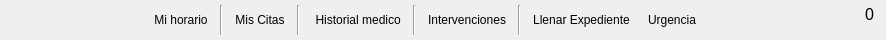
         <widget class="QWidget" name="widget_opcionesPerfilDoctor" native="true">
          <property name="minimumSize">
           <size>
            <width>886</width>
            <height>40</height>
           </size>
          </property>
          <property name="maximumSize">
           <size>
            <width>16777215</width>
            <height>40</height>
           </size>
          </property>
          <property name="styleSheet">
           <string notr="true">QPushButton{
	background-color: transparent;
	border-radius:6px;
	color: black;
	padding:6px;
	text-decoration:none;
}
QPushButton:hover{
	background: rgb(111, 157, 183);
	color: white;
}
QPushButton:focus{
	background: rgb(51, 97, 123);
	color: rgb(255, 255, 255);
}</string>
          </property>
          <layout class="QHBoxLayout" name="horizontalLayout_28">
           <property name="topMargin">
            <number>5</number>
           </property>
           <property name="bottomMargin">
            <number>5</number>
           </property>
           <item>
            <spacer name="horizontalSpacer_36">
             <property name="orientation">
              <enum>Qt::Horizontal</enum>
             </property>
             <property name="sizeHint" stdset="0">
              <size>
               <width>40</width>
               <height>20</height>
              </size>
             </property>
            </spacer>
           </item>
           <item>
            <widget class="QPushButton" name="pushButton_horarioDoc">
             <property name="text">
              <string>Mi horario</string>
             </property>
            </widget>
           </item>
           <item>
            <widget class="Line" name="line_10">
             <property name="orientation">
              <enum>Qt::Vertical</enum>
             </property>
            </widget>
           </item>
           <item>
            <widget class="QPushButton" name="pb_rechazarCitas">
             <property name="text">
              <string>Mis Citas</string>
             </property>
            </widget>
           </item>
           <item>
            <widget class="Line" name="line_12">
             <property name="orientation">
              <enum>Qt::Vertical</enum>
             </property>
            </widget>
           </item>
           <item>
            <widget class="QPushButton" name="pushButton_historial">
             <property name="text">
              <string> Historial medico</string>
             </property>
            </widget>
           </item>
           <item>
            <widget class="Line" name="line_7">
             <property name="orientation">
              <enum>Qt::Vertical</enum>
             </property>
            </widget>
           </item>
           <item>
            <widget class="QPushButton" name="pb_inter">
             <property name="text">
              <string>Intervenciones</string>
             </property>
            </widget>
           </item>
           <item>
            <widget class="Line" name="line_14">
             <property name="orientation">
              <enum>Qt::Vertical</enum>
             </property>
            </widget>
           </item>
           <item>
            <widget class="QPushButton" name="pushButton_4">
             <property name="text">
              <string>Llenar Expediente</string>
             </property>
            </widget>
           </item>
           <item>
            <widget class="QPushButton" name="pb_urg">
             <property name="text">
              <string>Urgencia</string>
             </property>
            </widget>
           </item>
           <item>
            <spacer name="horizontalSpacer_37">
             <property name="orientation">
              <enum>Qt::Horizontal</enum>
             </property>
             <property name="sizeHint" stdset="0">
              <size>
               <width>40</width>
               <height>20</height>
              </size>
             </property>
            </spacer>
           </item>
           <item>
            <widget class="QWidget" name="widget_11" native="true">
             <property name="minimumSize">
              <size>
               <width>30</width>
               <height>30</height>
              </size>
             </property>
             <widget class="QPushButton" name="butonNotifi_4">
              <property name="geometry">
               <rect>
                <x>0</x>
                <y>0</y>
                <width>30</width>
                <height>30</height>
               </rect>
              </property>
              <property name="minimumSize">
               <size>
                <width>30</width>
                <height>30</height>
               </size>
              </property>
              <property name="maximumSize">
               <size>
                <width>30</width>
                <height>30</height>
               </size>
              </property>
              <property name="styleSheet">
               <string notr="true">background-color:transparent;</string>
              </property>
              <property name="text">
               <string/>
              </property>
              <property name="icon">
               <iconset resource="imgs/imgs.qrc">
                <normaloff>:/imgs/notification2.png</normaloff>:/imgs/notification2.png</iconset>
              </property>
              <property name="iconSize">
               <size>
                <width>30</width>
                <height>30</height>
               </size>
              </property>
             </widget>
             <widget class="QLabel" name="notificacionL_4">
              <property name="geometry">
               <rect>
                <x>20</x>
                <y>0</y>
                <width>15</width>
                <height>20</height>
               </rect>
              </property>
              <property name="minimumSize">
               <size>
                <width>15</width>
                <height>20</height>
               </size>
              </property>
              <property name="maximumSize">
               <size>
                <width>15</width>
                <height>20</height>
               </size>
              </property>
              <property name="font">
               <font>
                <family>MS Shell Dlg 2</family>
                <pointsize>11</pointsize>
                <weight>50</weight>
                <italic>false</italic>
                <bold>false</bold>
               </font>
              </property>
              <property name="styleSheet">
               <string notr="true">color:white;</string>
              </property>
              <property name="text">
               <string>&lt;html&gt;&lt;head/&gt;&lt;body&gt;&lt;p&gt;&lt;span style=&quot; font-size:12pt; color:#000000;&quot;&gt;0&lt;/span&gt;&lt;/p&gt;&lt;/body&gt;&lt;/html&gt;</string>
              </property>
              <property name="scaledContents">
               <bool>true</bool>
              </property>
             </widget>
            </widget>
           </item>
          </layout>
         </widget>
